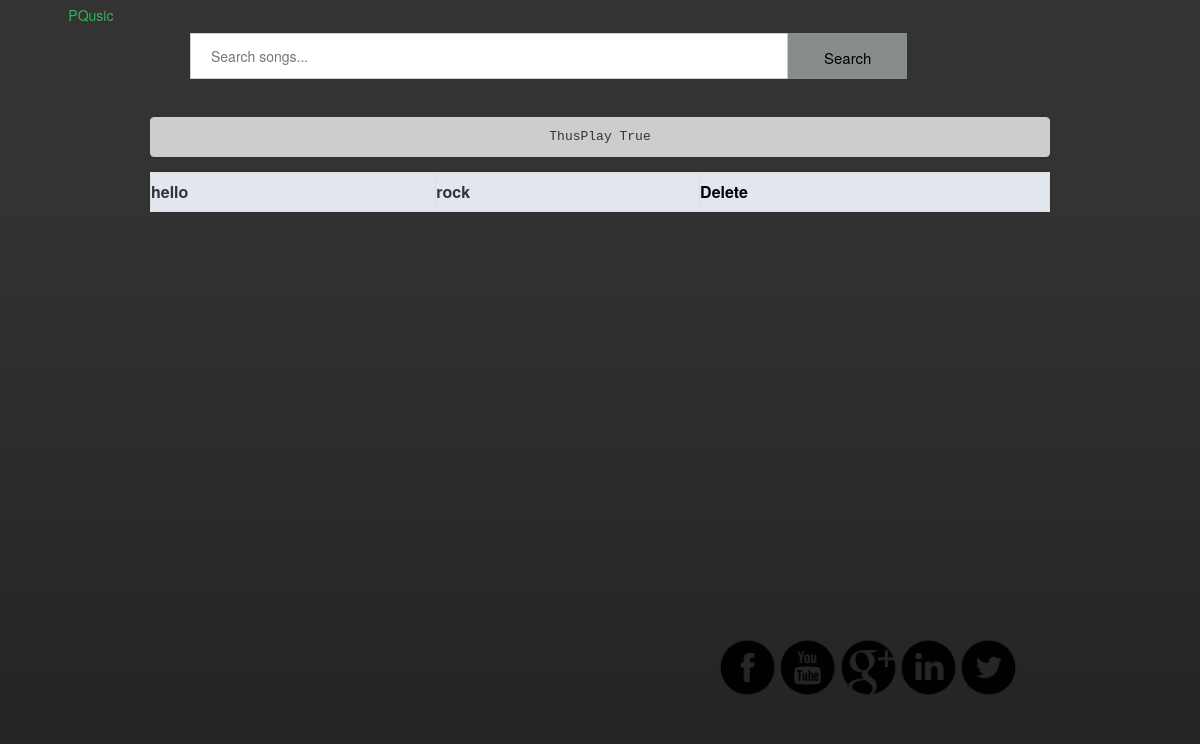
The page /playlist/ThusPlay/ (signed in) on the database its author committed.
### MusicApp/models.py (models this page shows)
class Playlist(models.Model):
	user = models.ForeignKey(User)
	playlist_name = models.CharField(max_length=100, unique=True, null=False)
	songs = models.ManyToManyField(PlaylistSongs, null=True, blank=True)
	privacy_choices = (
		(True, 'public'),
		(False, 'private')
	)
	privacy = models.BooleanField(blank=False, choices=privacy_choices)

class PlaylistSongs(models.Model):
	song_id = models.CharField(max_length=20, unique=True)
	song_name = models.TextField()
	mood = models.TextField(blank=True, null=True)

### MusicApp/views.py (the view)
# urls.py: url(r'^playlist/(?P<playlist_name>[a-zA-Z0-9]+)$', views.view_playlist_songs, name="playlist_songs"),
def view_playlist_songs(request, playlist_name):
	if request.method == "GET":
		playlist_name = str(playlist_name)
		user = request.user
		try:
			playlist = Playlist.objects.get(user=user, playlist_name=playlist_name)
		except ObjectDoesNotExist:
			playlist = None
		if playlist is not None:
			songs = playlist.songs.all()
		for song in songs:
			print(song.song_name)
		context = {
			'name':playlist_name,
			'songs':songs,
			'privacy':playlist.privacy
		}
		return render(request, "MusicApp/song_list.html", context)

### MusicApp/templates/MusicApp/song_list.html (shortened to what this page needs)
{% load static %}
<html>
    <head>
     <link href="{% static "MusicApp/css/style.css" %}" rel="stylesheet" type="text/css" rel="stylesheet" type="text/css">
     <link href="{% static "MusicApp/css/bootstrap.min.css" %}" rel="stylesheet" type="text/css" rel="stylesheet" type="text/css">
    </head>
    <body class="wraper">
            <div class="row Mheader">
                <div class="col-md-2">
                <div class="row logo">
                    <div class="col-md-4"><span style="font-size:30px;cursor:pointer" onclick="openNav()">&#9776;
                        </span></div>
                    <div class="col-md-8"><p>PQusic</p></div>
                </div>
                </div>
                <div class="col-md-7">
                    <div class="row Mheader1">
                        <div class="col-md-10"><input type="text" name="search"
                                                                     placeholder="Search songs..."></div>
                        <div class="col-md-2"><button type="button">Search</button></div>
                    </div>
                </div>
                <div class="col-md-3">
                    <div class="row Mheader2">
                        <div class="col-md-5 col-md-offset-1"></div>
                        <div class="col-md-6"></div>
                    </div>
                </div>
            </div>
        <div class="song_level">
    {% if name %}
        <pre>{{ name }} {{ privacy }}</pre></div>
        <div class="playlist_song">
        <table class="table table-bordered hover-table">
        {% for song in songs %}
            <tr class="T_tr">
                <th class="td2">{{ song.song_name }}</th>
                <th class="td3">{{ song.mood }}</th>
                <th class="td4"><a href="{% url "musicapp:delete-songs" name song.song_id%}">Delete</a></th>
            </tr>
        {% endfor %}
        </table>
        </div>
    {% endif %}
        <div class="row footer">
            <div class="col-md-7"></div>
            <div class="col-md-5"><img src="css/images/f.png"  width="60px" height="60px"><img src="css/images/y.png"  width="60px" height="60px"><img src="css/images/g.png"  width="60px" height="60px"><img src="css/images/in.png"  width="60px" height="60px"><img src="css/images/t.png"  width="60px" height="60px"></div>
        </div>
    </body>
</html>

### MusicApp/static/MusicApp/css/style.css (style rules this page uses)
body { height: 100%; width: 100%; }
.wraper { background: linear-gradient(to bottom, rgba(51,51,51,1) 25%,rgba(34,34,34,1) 100%); height: auto; max-height: inherit; }
.row.footer { height: 80px; margin-top: 15px; width: auto; }
input[type=text], input[type=password] { padding: 12px 20px; margin: 8px 0; display: list-item; border: 1px solid #ccc; box-sizing: border-box; width: 100%; }
button { background-color: rgba(137, 141, 140, 0.99); color: black; padding: 15px 20px; margin: 8px 0; border: none; cursor: pointer; width: 100%; font-size: 15px !important; display: list-item; }
.row.Hheader,.row.Mheader,.row.Mmiddle,.row.Lheader { padding-top: 5px; }
.row.logo { padding-top: 0px !important; }
.row.logo .col-md-4 { text-align: center; padding-top: 25px; padding-left: 30px; }
.row.Hheader .col-md-5,.col-md-8 { padding-left: 100px; color: #30b55a; font-family: "Helvetica Neue",Helvetica,Arial,sans-serif !important; }
.row.Mheader2 .col-md-5.col-md-offset-1 { font-size: 20px !important; padding-top: 20px; text-align: center; font-family: "Helvetica Neue",Helvetica,Arial,sans-serif; !important; }
.row.Mheader2 .col-md-6 { padding-left: 5px; font-size: 20px !important; padding-top: 20px; text-align: center; font-family: "Helvetica Neue",Helvetica,Arial,sans-serif; !important; }
.row.Mheader1 .col-md-2 { padding-left: 0px !important; padding-right: 0px !important; margin-top: 8px !important; }
.row.Mheader1 .col-md-10 { padding-right: 0px !important; padding-left: 0px !important; }
.Mheader1 { margin-top: 20px; }
.row.Mheader1 .col-md-2 button { padding: 14px 20px 11px 20px !important; }
.row.Mheader1 .col-md-2 { color: black !important; }
table { width: 100% !important; }
.song_level { margin-top: 30px; }
.song_level pre { width: 75%; text-align: center; margin: 5px auto; background-color: #cccdce; }
.playlist_song { min-height: 450px; width: 100%; margin-top: 15px; }
.playlist_song .table { width: 75% !important; margin: 5px auto; border: 1px solid #ccc; }
.playlist_song a { color: black !important; }
.table tr th { background-color: #e1e6ef; }
table { background-color: white !important; }
p { margin: 0 0 0px !important; }
.user_list table td,th { padding-left: 20px !important; }
.panel-body table td,th { padding-left: 0px !important; }

### rows shown on the page
Playlist: playlist_name "ThusPlay"
PlaylistSongs: song_name "hello", mood "rock"

### other values the page prints
{{ privacy }} "True"
